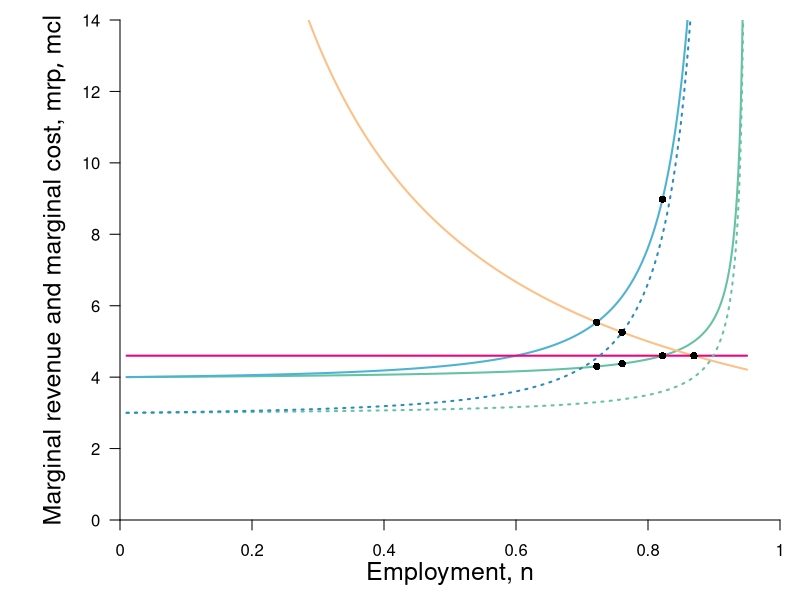

This figure's R source:
require(shape, rootSolve)
pdf(file = "employment/monopsony_minwage1.pdf", width = 9, height = 7)

#Set parameters for graphics
axislabelsize <- 1.5
graphlinewidth <- 2
segmentlinewidth <- 1.5

COL <- c("#7fc97f", "#beaed4", "#fdc086", "#ffff99", "#386cb0", "#f0027f", "#bf5b17", "#666666")
COLA <- c("#99d8c9","#66c2a4","#41ae76", "#238b45", "#005824")
COLB <- c("#4eb3d3", "#2b8cbe", "#0868ac","#084081")

par(mar =  c(4, 6, 1, 1))


Delta <- function(n,v=0.05){
  1-v*n / (1-n)
}

ACL <- function(n, a = 1, tau = 0.5, v = 0.05, b = 2, s = 0) {
  a / ( tau * Delta(n,v) ) + b - s
}


MCL <- function(n,a=1,tau = 0.5 , v = 0.05, b = 2, s= 0) {
  d_Delta <- function(n,v= 0.05){
    -v/(1-n)^2
  }
  d_ACL <- function(n,a=1,tau = 0.5 , v = 0.05, b = 2, s= 0){
    - a*d_Delta(n,v) / (tau * Delta(n,v)^2)
  }
  ACL(n,a,tau,v,b,s) + n * d_ACL(n, a,tau, v, b, s)
}

MRP<-function(n){
  4/n
}

employment <- function(a=1,tau = 0.5 , v = 0.05, b = 2, s = 0, min = FALSE){
  ## return the employment level
  ## The four cases: 
  ## No EITC, no min wage:  employment()
  ## No EITC, min = 4.6: employment(min =  4.6)
  ## EITC, no min wage: employment(s=1)
  ## EITC, min = 4.6: employment(min = 4.6, s = 1)
  nmax <- 1/(1+v)-0.001
  if (min == FALSE){
    n <- uniroot(MRP_eq_MCL(n,a,tau,v,b,s),c(0.0001,nmax))$root
  } else{
    n1 <- uniroot(MRP_eq_min(n, min),c(0.0001,nmax))$root
    n2 <- uniroot(ACL_eq_min(n, a, tau, v, b, s, min),c(0.0001,nmax))$root
    n <- min(n1,n2)
  }
  return(n)
}

MRP_eq_MCL <- function(n,a=1,tau = 0.5 , v = 0.05, b = 2, s = 0){
  equation <- function(n){
    MRP(n) - MCL(n,a,tau,v, b, s)
  }
}
ACL_eq_min <- function(n, a = 1, tau = 0.5, v = 0.05, b = 2, s = 0, min = 4.6){
  equation<-function(n){
    ACL(n,a,tau,v,b,s)-min
  }
}
MRP_eq_min <- function(n,min=4.6){
  equation <- function(n){
    MRP(n) - min
  }
}
Min <- function(n, min = 4.6){
  min*n/n
}

ylims <- c(0, 14)
xlims <- c(0, 1)

npts <- 501
x <- seq(xlims[1], xlims[2], length.out = npts)
y <- seq(ylims[1], ylims[2], length.out = npts) 
#a <- c(uFn(16, 2), uFn(16, 4), uFn(16, 8)) #alpha = 0.8

plot(0, 0, xlim = xlims, ylim = ylims, type = "n",
     xlab = expression(paste("")),
     ylab = expression(paste("")), 
     xaxt = "n", 
     yaxt = "n", 
     cex.lab = axislabelsize, 
     bty = "n", 
     xaxs="i", 
     yaxs="i"
)


# ticksy <- seq(from = 0, to = ylims[2], by = 1)
# ylabels <- seq(from = 0, to = ylims[2], by = 1)
ticksx <- seq(from = 0, to = xlims[2], by = 0.2)
xlabels <- seq(from = 0, to = xlims[2], by = 0.2)
ticksy <- seq(from = 0, to = ylims[2], by = 2)
ylabels <- seq(from = 0, to = ylims[2], by = 2)
# ticksx <- c(xlims[1], 5.25, 8.944272, xlims[2])
# xlabels <- c(NA, expression(paste(x,"*")), expression(paste(bar(x))), NA)

axis(1, at = ticksx, pos = 0, labels = xlabels)
axis(2, at = ticksy, pos = 0, labels = ylabels, las = 1)

npts <- 500 
xx1 <- seq(0.01, 0.95, length.out = npts)

#Draw the graphs
lines(xx1, ACL(xx1), col = COLA[2], lwd = graphlinewidth)
lines(xx1, MCL(xx1), col = COLB[1], lwd = graphlinewidth)
lines(xx1, MRP(xx1), col = COL[3], lwd = graphlinewidth)
lines(xx1, Min(xx1), col = COL[6], lwd = graphlinewidth)
# with s=1
lines(xx1, ACL(xx1, s = 1), col = COLA[2], lwd = graphlinewidth, lty= 3)
lines(xx1, MCL(xx1, s = 1), col = COLB[2], lwd = graphlinewidth,lty = 3)

#Axis labels
mtext(expression(paste("Employment, ", n)), side = 1, line = 2.5, cex = axislabelsize)
text(-0.1, 0.5*ylims[2], expression(paste("Marginal revenue and marginal cost, ", list(mrp, mcl) )), xpd = TRUE, cex = axislabelsize, srt = 90) 

#Label the indifference curves
#text(8.1, 38, expression(u[1]^A), cex = labelsize)
#text(9.5, 38, expression(u[2]^A), cex = labelsize)
#text(11.3, 38, expression(u[3]^A), cex = labelsize)

#Label the feasible frontiers
#text(14, 7.5, expression(paste("Demand for x")), cex = labelsize)
#text(14, 6, expression(paste(x == frac(alpha*m, p[x]), " or")), cex = labelsize)
#text(14, 4.5, expression(paste(p[x] == frac(alpha*m, x))), cex = labelsize)

#Annotate max u point on feasible frontier
#text(5.2, ppf(5) + 0.2, expression(paste(i)), cex = labelsize)

#segments(0, 10, 5, 10, lty = 2, col = "gray", lwd = segmentlinewidth)
#segments(5, 0, 5, 10, lty = 2, col = "gray", lwd = segmentlinewidth)

# segments(0, 1, 4, 1,  lty = 2, col = "gray", lwd = segmentlinewidth)
# segments(4, 0, 4, 1,  lty = 2, col = "gray", lwd = segmentlinewidth)
# 
# segments(0, 0.5, 8, 0.5, lty = 2, col = "gray", lwd = segmentlinewidth)
# segments(8, 0, 8, 0.5, lty = 2, col = "gray", lwd = segmentlinewidth)
#segments(0, ppf(x = 16, bary = 40, slope = 2), 16, ppf(x = 16, bary = 40, slope = 2), lty = 2, col = "gray", lwd = segmentlinewidth)

points(employment(), ACL(employment()), pch = 16, col = "black", cex = 1)
points(employment(), MRP(employment()), pch = 16, col = "black", cex = 1)
points(employment(min=4.6), MCL(employment(min=4.6)), pch = 16, col = "black", cex = 1)
points(employment(min=4.6), Min(employment(min=4.6)), pch = 16, col = "black", cex = 1)
#with s=1
points(employment(s=1), ACL(employment(s=1)), pch = 16, col = "black", cex = 1)
points(employment(s=1), MRP(employment(s=1)), pch = 16, col = "black", cex = 1)
#points(employment(min=4.6,s=1), MCL(employment(min=4.6,s=1)), pch = 16, col = "black", cex = 1)
points(employment(min=4.6,s=1), Min(employment(min=4.6,s=1)), pch = 16, col = "black", cex = 1)
# points(4, 1, pch = 16, col = "black", cex = 1.5)
# points(8, 0.5, pch = 16, col = "black", cex = 1.5)



# text(2.3+0.2, ppf(2.3) + 0.2, expression(paste(a)), cex = labelsize)
# segments(2.3, 0, 2.3, ppf(x = 2.3), lty = 2, col = "gray", lwd = segmentlinewidth)
# segments(0, ppf(x = 2.3), 2.3, ppf(x = 2.3), lty = 2, col = "gray", lwd = segmentlinewidth)
# points(2.3, ppf(x = 2.3), pch = 16, col = "black", cex = 1.5)


# text(7.7+0.2, ppf(7.7) + 0.2, expression(paste(b)), cex = labelsize)
# segments(7.7, 0, 7.7, ppf(x = 7.7), lty = 2, col = "gray", lwd = segmentlinewidth)
# segments(0, ppf(x = 7.7), 7.7, ppf(x = 7.7), lty = 2, col = "gray", lwd = segmentlinewidth)
# points(7.7, ppf(x = 7.7), pch = 16, col = "black", cex = 1.5)



dev.off()
